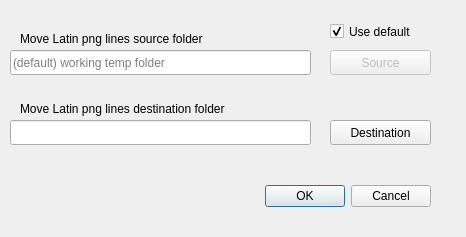
<?xml version="1.0" encoding="UTF-8"?>
<ui version="4.0">
 <class>latinmovelinespngDialog</class>
 <widget class="QDialog" name="latinmovelinespngDialog">
  <property name="windowModality">
   <enum>Qt::ApplicationModal</enum>
  </property>
  <property name="geometry">
   <rect>
    <x>0</x>
    <y>0</y>
    <width>466</width>
    <height>237</height>
   </rect>
  </property>
  <property name="windowTitle">
   <string>Move Latin png lines</string>
  </property>
  <property name="windowOpacity">
   <double>5.000000000000000</double>
  </property>
  <widget class="QDialogButtonBox" name="buttonBox">
   <property name="geometry">
    <rect>
     <x>260</x>
     <y>180</y>
     <width>171</width>
     <height>32</height>
    </rect>
   </property>
   <property name="orientation">
    <enum>Qt::Horizontal</enum>
   </property>
   <property name="standardButtons">
    <set>QDialogButtonBox::Cancel|QDialogButtonBox::Ok</set>
   </property>
  </widget>
  <widget class="QLineEdit" name="SourceLineEdit">
   <property name="geometry">
    <rect>
     <x>10</x>
     <y>50</y>
     <width>301</width>
     <height>25</height>
    </rect>
   </property>
   <property name="placeholderText">
    <string>(default) working temp folder</string>
   </property>
  </widget>
  <widget class="QPushButton" name="SourceButton">
   <property name="enabled">
    <bool>false</bool>
   </property>
   <property name="geometry">
    <rect>
     <x>330</x>
     <y>50</y>
     <width>101</width>
     <height>25</height>
    </rect>
   </property>
   <property name="text">
    <string>Source</string>
   </property>
   <property name="icon">
    <iconset resource="../UI_Icons.qrc">
     <normaloff>:/Icons/Icons/png-file.png</normaloff>:/Icons/Icons/png-file.png</iconset>
   </property>
  </widget>
  <widget class="QPushButton" name="DestinationButton">
   <property name="geometry">
    <rect>
     <x>330</x>
     <y>120</y>
     <width>101</width>
     <height>25</height>
    </rect>
   </property>
   <property name="text">
    <string>Destination</string>
   </property>
   <property name="icon">
    <iconset resource="../UI_Icons.qrc">
     <normaloff>:/Icons/Icons/png-file.png</normaloff>:/Icons/Icons/png-file.png</iconset>
   </property>
  </widget>
  <widget class="QLineEdit" name="DestinationLineEdit">
   <property name="geometry">
    <rect>
     <x>10</x>
     <y>120</y>
     <width>301</width>
     <height>25</height>
    </rect>
   </property>
  </widget>
  <widget class="QLabel" name="SourceLabel">
   <property name="geometry">
    <rect>
     <x>20</x>
     <y>30</y>
     <width>261</width>
     <height>17</height>
    </rect>
   </property>
   <property name="text">
    <string>Move Latin png lines source folder</string>
   </property>
  </widget>
  <widget class="QLabel" name="DestinationLabel">
   <property name="geometry">
    <rect>
     <x>20</x>
     <y>100</y>
     <width>291</width>
     <height>17</height>
    </rect>
   </property>
   <property name="text">
    <string>Move Latin png lines destination folder</string>
   </property>
  </widget>
  <widget class="QCheckBox" name="defaultsrcBox">
   <property name="geometry">
    <rect>
     <x>330</x>
     <y>20</y>
     <width>101</width>
     <height>23</height>
    </rect>
   </property>
   <property name="text">
    <string>Use default</string>
   </property>
   <property name="checked">
    <bool>true</bool>
   </property>
  </widget>
 </widget>
 <resources>
  <include location="../UI_Icons.qrc"/>
 </resources>
 <connections>
  <connection>
   <sender>buttonBox</sender>
   <signal>accepted()</signal>
   <receiver>latinmovelinespngDialog</receiver>
   <slot>accept()</slot>
   <hints>
    <hint type="sourcelabel">
     <x>248</x>
     <y>254</y>
    </hint>
    <hint type="destinationlabel">
     <x>157</x>
     <y>274</y>
    </hint>
   </hints>
  </connection>
  <connection>
   <sender>buttonBox</sender>
   <signal>rejected()</signal>
   <receiver>latinmovelinespngDialog</receiver>
   <slot>reject()</slot>
   <hints>
    <hint type="sourcelabel">
     <x>316</x>
     <y>260</y>
    </hint>
    <hint type="destinationlabel">
     <x>286</x>
     <y>274</y>
    </hint>
   </hints>
  </connection>
 </connections>
</ui>
